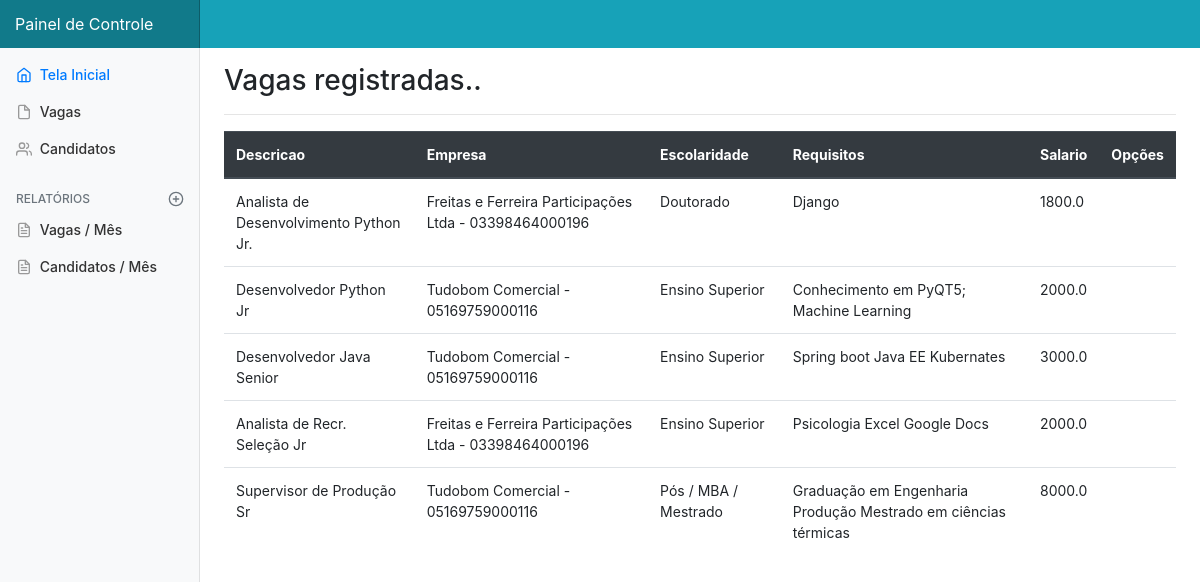
The page /empresa/dashboard/vagas/ on the database its author committed.
### cadastros/models.py (models this page shows, shortened)
class PCVaga(Model):
    descricao = CharField(max_length=100, verbose_name="descrição")
    salario = FloatField()
    requisitos = TextField()
    data_criacao = DateField(default=datetime.date.today)
    escolaridade = ForeignKey(PCEscolaridade, on_delete=PROTECT)
    empresa = ForeignKey(PCEmpresa, on_delete=PROTECT)

class PCEmpresa(Model):
    razao_social = CharField(max_length=255, verbose_name="razão social")
    cnpj = CharField(max_length=14)
    def __str__(self):
        return f'{self.razao_social} - {self.cnpj}'

class PCEscolaridade(Model):
    descricao = CharField(max_length=80)
    def __str__(self):
        return f'{self.descricao}'

### cadastros/views.py (the view)
# urls.py: path('empresa/dashboard/vagas/', VagasDashboardView.as_view(), name="vagas-dashboard"),
class VagasDashboardView(ListView):
    model = PCVaga
    template_name = 'cadastros/dashboard/vagas.html'

### cadastros/templates/cadastros/dashboard/vagas.html (shortened to what this page needs)
{% extends 'paginas/administrador.html' %}
{% load static %}
{% load crispy_forms_tags %}
{% block scripts %}
    <link href="//netdna.bootstrapcdn.com/font-awesome/3.2.1/css/font-awesome.css" rel="stylesheet">
{% endblock %}
{% block conteudo %}
    <section id="hero" class="main">
        <h3>Vagas registradas..</h3>
        <hr>
        <div class="table-responsive">
            <table class="table table-hover">
                <thead class="thead-dark">
                <tr>
                    <th>Descricao</th>
                    <th>Empresa</th>
                    <th>Escolaridade</th>
                    <th>Requisitos</th>
                    <th>Salario</th>
                    <th>Opções</th>
                </tr>
                </thead>
                {% for vaga in object_list %}
                    <tr>
                        <td>{{ vaga.descricao }}</td>
                        <td>{{ vaga.empresa }}</td>
                        <td>{{ vaga.escolaridade }}</td>
                        <td>{{ vaga.requisitos }}</td>
                        <td>{{ vaga.salario }}</td>
                        <td>
                        </td>
                    </tr>
                {% empty %}
                    <tr>
                        <td colspan="6">Nenhum vaga registrada</td>
                    </tr>
                {% endfor %}
            </table>
        </div>
    </section>
{% endblock %}

### static/css/dashboard.css (style rules this page uses)
body { font-size: .875rem; }

### rows shown on the page
PCVaga: descricao "Analista de Desenvolvimento Python Jr.", empresa "Freitas e Ferreira Participações Ltda - 03398464000196", escolaridade "Doutorado", requisitos "Django", salario "1800.0"
PCVaga: descricao "Desenvolvedor Python Jr", empresa "Tudobom Comercial - 05169759000116", escolaridade "Ensino Superior", requisitos "Conhecimento em PyQT5; Machine Learning", salario "2000.0"
PCVaga: descricao "Desenvolvedor Java Senior", empresa "Tudobom Comercial - 05169759000116", escolaridade "Ensino Superior", requisitos "Spring boot Java EE Kubernates", salario "3000.0"
PCVaga: descricao "Analista de Recr. Seleção Jr", empresa "Freitas e Ferreira Participações Ltda - 03398464000196", escolaridade "Ensino Superior", requisitos "Psicologia Excel Google Docs", salario "2000.0"
PCVaga: descricao "Supervisor de Produção Sr", empresa "Tudobom Comercial - 05169759000116", escolaridade "Pós / MBA / Mestrado", requisitos "Graduação em Engenharia Produção Mestrado em ciências térmicas", salario "8000.0"
